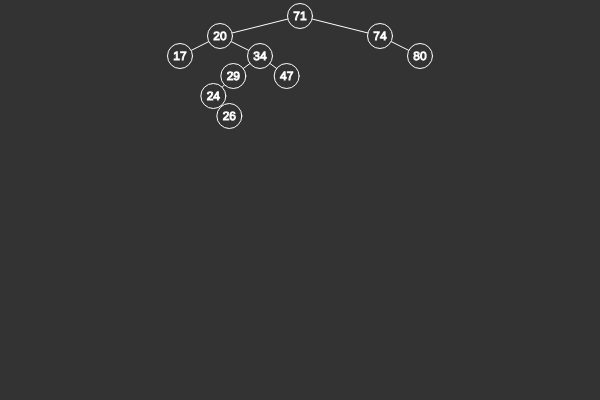
Frame 1 (no input)
Frame 60 (no input): identical to frame 1, image omitted
Frame 120 (the mouse pressed at the canvas centre since frame 60): identical to frame 1, image omitted

The p5.js sketch that drew this single still picture (run headless with seeded random() and noise() and a simulated clock; from frame 60 on, the mouse is pressed at the canvas centre):

// p5.js sketch
// ── sketch.js
var tree;
var numberCount = 10;

function setup() {
    createCanvas(600, 400);
    background(51);

    tree = new Tree();
    for (var i = 0; i < numberCount; i++) {
        tree.addValue(floor(random(0, 100)));
    }

    tree.traverse();
}

function draw() {
}
// ── node.js
function Node(val, x, y) {
    this.value = val;
    this.left = null;
    this.right = null;
    this.x = x;
    this.y = y;

    this.level = 0;
}

Node.prototype.addNode = function(n) {
    if (n.value < this.value) {
        if (this.left == null) {
            this.left = n;
            this.left.level = this.level + 1;
            this.left.x = this.x - (80/this.left.level);
            this.left.y = this.y + 20;
        } else {
            this.left.addNode(n);
        }
    } else if (n.value > this.value) {
        if (this.right == null) {
            this.right = n;
            this.right.level = this.level + 1;
            this.right.x = this.x + (80/this.right.level);
            this.right.y = this.y + 20;
        } else {
            this.right.addNode(n);
        }
    }
}


Node.prototype.visit = function(parent) {
    if (this.left != null) {
        this.left.visit(this);
    }
    if (this.right != null) {
        this.right.visit(this);
    }
    this.drawNode(parent);
}

Node.prototype.drawNode = function(parent) {
    stroke(255);
    if (parent) {
        line(parent.x, parent.y, this.x, this.y);
    }
    fill(51);
    ellipse(this.x, this.y, 25, 25);

    noFill();
    textAlign(CENTER);
    text(this.value, this.x, this.y + 4);
}
// ── tree.js
function Tree() {
    this.root = null;
}

Tree.prototype.addValue = function(val) {
    var node = new Node(val);
    if (this.root == null) {
        this.root = node;
        this.root.x = width / 2;
        this.root.y = 16;
    } else {
        this.root.addNode(node);
    }
}

Tree.prototype.traverse = function() {
    this.root.visit();
}
